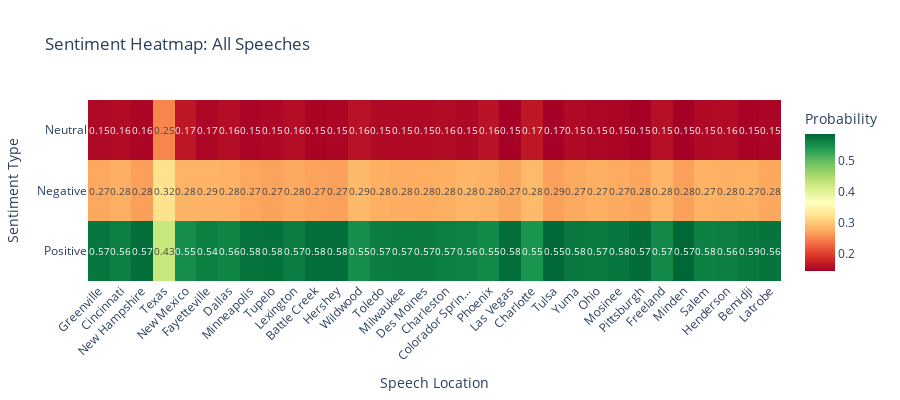

Notebook code cell kept with this figure:
### Markdown cell above
## Sentiment Heatmap

Visualizing sentiment patterns across speeches and time.

### Code cell
# Create sentiment heatmap
heatmap_data = sentiment_df[['positive', 'negative', 'neutral']].T
heatmap_data.columns = [f"{row['location'][:15]}..." if len(row['location']) > 15 
                        else row['location'] 
                        for _, row in sentiment_df.iterrows()]

fig = go.Figure(data=go.Heatmap(
    z=heatmap_data.values,
    x=heatmap_data.columns,
    y=['Positive', 'Negative', 'Neutral'],
    colorscale='RdYlGn',
    text=heatmap_data.values,
    texttemplate='%{text:.2f}',
    textfont={"size": 10},
    colorbar=dict(title="Probability")
))

fig.update_layout(
    title='Sentiment Heatmap: All Speeches',
    xaxis_title='Speech Location',
    yaxis_title='Sentiment Type',
    height=400,
    template='plotly_white'
)

fig.update_xaxes(tickangle=-45)
fig.show()

### Figure 1 — Plotly figure (JSON) as saved in the notebook; plotly's stock layout.template omitted (floating-point values rounded to 4 significant figures)
{"data": [{"colorbar": {"title": {"text": "Probability"}}, "colorscale": [[0, "rgb(165,0,38)"], [0.1, "rgb(215,48,39)"], [0.2, "rgb(244,109,67)"], [0.3, "rgb(253,174,97)"], [0.4, "rgb(254,224,139)"], [0.5, "rgb(255,255,191)"], [0.6, "rgb(217,239,139)"], [0.7, "rgb(166,217,106)"], [0.8, "rgb(102,189,99)"], [0.9, "rgb(26,152,80)"], [1, "rgb(0,104,55)"]], "text": [[0.5724, 0.5648, 0.5674, 0.4257, 0.5507, 0.5408, 0.5597, 0.5762, 0.5768, 0.5664, 0.5803, 0.5801, 0.5508, 0.567, 0.5682, 0.568, 0.565, 0.5627, 0.555, 0.5804, 0.5493, 0.5451, 0.5845, 0.571, 0.5803, 0.5651, 0.5694, 0.5738, 0.5818, 0.5557, 0.5859, 0.5643, 0.5645, 0.5715, 0.5747], [0.2742, 0.2793, 0.2772, 0.3244, 0.2829, 0.2893, 0.2815, 0.274, 0.2701, 0.2752, 0.2709, 0.269, 0.2872, 0.2786, 0.277, 0.2777, 0.2784, 0.2848, 0.2824, 0.273, 0.2841, 0.2884, 0.2688, 0.2747, 0.2683, 0.2833, 0.279, 0.2757, 0.2724, 0.2843, 0.2685, 0.2809, 0.2797, 0.28, 0.2741], [0.1534, 0.1559, 0.1554, 0.2498, 0.1664, 0.1699, 0.1587, 0.1498, 0.1531, 0.1585, 0.1488, 0.151, 0.162, 0.1545, 0.1548, 0.1542, 0.1565, 0.1525, 0.1627, 0.1466, 0.1666, 0.1666, 0.1466, 0.1544, 0.1515, 0.1516, 0.1516, 0.1505, 0.1458, 0.16, 0.1456, 0.1548, 0.1558, 0.1484, 0.1513]], "textfont": {"size": 10}, "texttemplate": "%{text:.2f}", "type": "heatmap", "x": ["Greenville", "Cincinnati", "New Hampshire", "Texas", "New Mexico", "Fayetteville", "Dallas", "Minneapolis", "Tupelo", "Lexington", "Battle Creek", "Hershey", "Wildwood", "Toledo", "Milwaukee", "Des Moines", "Charleston", "Colorador Sprin...", "Phoenix", "Las Vegas", "New Hampshire", "Charlotte", "Tulsa", "Yuma", "New Hampshire", "Fayetteville", "Ohio", "Mosinee", "Pittsburgh", "Freeland", "Minden", "Salem", "Henderson", "Bemidji", "Latrobe"], "y": ["Positive", "Negative", "Neutral"], "z": [[0.5724, 0.5648, 0.5674, 0.4257, 0.5507, 0.5408, 0.5597, 0.5762, 0.5768, 0.5664, 0.5803, 0.5801, 0.5508, 0.567, 0.5682, 0.568, 0.565, 0.5627, 0.555, 0.5804, 0.5493, 0.5451, 0.5845, 0.571, 0.5803, 0.5651, 0.5694, 0.5738, 0.5818, 0.5557, 0.5859, 0.5643, 0.5645, 0.5715, 0.5747], [0.2742, 0.2793, 0.2772, 0.3244, 0.2829, 0.2893, 0.2815, 0.274, 0.2701, 0.2752, 0.2709, 0.269, 0.2872, 0.2786, 0.277, 0.2777, 0.2784, 0.2848, 0.2824, 0.273, 0.2841, 0.2884, 0.2688, 0.2747, 0.2683, 0.2833, 0.279, 0.2757, 0.2724, 0.2843, 0.2685, 0.2809, 0.2797, 0.28, 0.2741], [0.1534, 0.1559, 0.1554, 0.2498, 0.1664, 0.1699, 0.1587, 0.1498, 0.1531, 0.1585, 0.1488, 0.151, 0.162, 0.1545, 0.1548, 0.1542, 0.1565, 0.1525, 0.1627, 0.1466, 0.1666, 0.1666, 0.1466, 0.1544, 0.1515, 0.1516, 0.1516, 0.1505, 0.1458, 0.16, 0.1456, 0.1548, 0.1558, 0.1484, 0.1513]]}], "layout": {"height": 400, "title": {"text": "Sentiment Heatmap: All Speeches"}, "xaxis": {"tickangle": -45, "title": {"text": "Speech Location"}}, "yaxis": {"title": {"text": "Sentiment Type"}}}}
